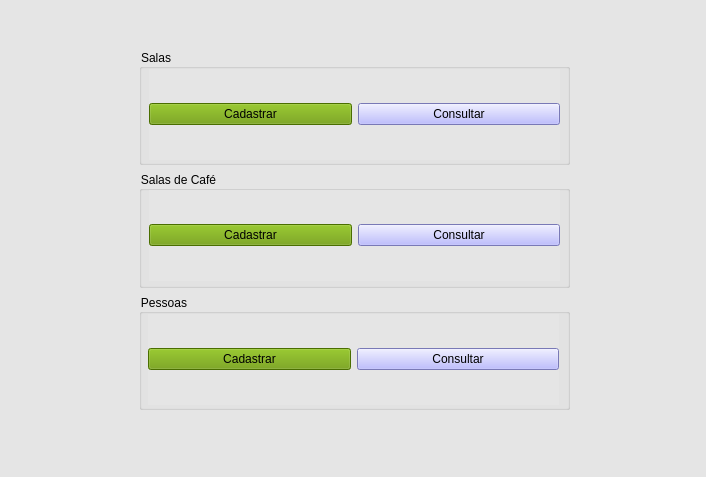
<?xml version="1.0" encoding="UTF-8"?>
<ui version="4.0">
 <class>MainWindow</class>
 <widget class="QMainWindow" name="MainWindow">
  <property name="geometry">
   <rect>
    <x>0</x>
    <y>0</y>
    <width>706</width>
    <height>477</height>
   </rect>
  </property>
  <property name="minimumSize">
   <size>
    <width>706</width>
    <height>477</height>
   </size>
  </property>
  <property name="maximumSize">
   <size>
    <width>706</width>
    <height>477</height>
   </size>
  </property>
  <property name="windowTitle">
   <string>Desafio</string>
  </property>
  <property name="windowIcon">
   <iconset>
    <normaloff>../../Downloads/networking (1).png</normaloff>../../Downloads/networking (1).png</iconset>
  </property>
  <property name="autoFillBackground">
   <bool>false</bool>
  </property>
  <property name="styleSheet">
   <string notr="true">background-color: rgb(229, 229, 229);</string>
  </property>
  <property name="iconSize">
   <size>
    <width>30</width>
    <height>30</height>
   </size>
  </property>
  <widget class="QWidget" name="centralwidget">
   <property name="styleSheet">
    <string notr="true"/>
   </property>
   <widget class="QWidget" name="gridLayoutWidget">
    <property name="geometry">
     <rect>
      <x>39</x>
      <y>29</y>
      <width>631</width>
      <height>391</height>
     </rect>
    </property>
    <layout class="QGridLayout" name="gridLayout">
     <property name="leftMargin">
      <number>100</number>
     </property>
     <property name="topMargin">
      <number>20</number>
     </property>
     <property name="rightMargin">
      <number>100</number>
     </property>
     <property name="bottomMargin">
      <number>10</number>
     </property>
     <item row="0" column="0">
      <widget class="QGroupBox" name="groupBoxSalas">
       <property name="styleSheet">
        <string notr="true">font: 75 9pt &quot;MS Shell Dlg 2&quot;;
</string>
       </property>
       <property name="title">
        <string>Salas</string>
       </property>
       <widget class="QWidget" name="horizontalLayoutWidget">
        <property name="geometry">
         <rect>
          <x>10</x>
          <y>20</y>
          <width>411</width>
          <height>91</height>
         </rect>
        </property>
        <layout class="QHBoxLayout" name="horizontalLayout">
         <item>
          <widget class="QPushButton" name="salasBtnCadastrar">
           <property name="styleSheet">
            <string notr="true">background-color: rgb(103, 154, 0);</string>
           </property>
           <property name="text">
            <string>Cadastrar</string>
           </property>
          </widget>
         </item>
         <item>
          <widget class="QPushButton" name="salasBtnConsultar">
           <property name="styleSheet">
            <string notr="true">background-color: rgb(170, 170, 255);</string>
           </property>
           <property name="text">
            <string>Consultar</string>
           </property>
          </widget>
         </item>
        </layout>
       </widget>
      </widget>
     </item>
     <item row="1" column="0">
      <widget class="QGroupBox" name="groupBoxSalasCafe">
       <property name="styleSheet">
        <string notr="true">font: 75 9pt &quot;MS Shell Dlg 2&quot;;</string>
       </property>
       <property name="title">
        <string>Salas de Café</string>
       </property>
       <widget class="QWidget" name="horizontalLayoutWidget_2">
        <property name="geometry">
         <rect>
          <x>10</x>
          <y>19</y>
          <width>411</width>
          <height>91</height>
         </rect>
        </property>
        <layout class="QHBoxLayout" name="horizontalLayout_2">
         <item>
          <widget class="QPushButton" name="salasCafeBtnCadastrar">
           <property name="styleSheet">
            <string notr="true">background-color: rgb(103, 154, 0);</string>
           </property>
           <property name="text">
            <string>Cadastrar</string>
           </property>
          </widget>
         </item>
         <item>
          <widget class="QPushButton" name="salasCafeBtnConsultar">
           <property name="styleSheet">
            <string notr="true">background-color: rgb(170, 170, 255);</string>
           </property>
           <property name="text">
            <string>Consultar</string>
           </property>
          </widget>
         </item>
        </layout>
       </widget>
      </widget>
     </item>
     <item row="2" column="0">
      <widget class="QGroupBox" name="groupBoxPessoas">
       <property name="styleSheet">
        <string notr="true">font: 75 9pt &quot;MS Shell Dlg 2&quot;;</string>
       </property>
       <property name="title">
        <string>Pessoas</string>
       </property>
       <widget class="QWidget" name="horizontalLayoutWidget_3">
        <property name="geometry">
         <rect>
          <x>9</x>
          <y>20</y>
          <width>411</width>
          <height>91</height>
         </rect>
        </property>
        <layout class="QHBoxLayout" name="horizontalLayout_3">
         <item>
          <widget class="QPushButton" name="pessoasBtnCadastrar">
           <property name="styleSheet">
            <string notr="true">background-color: rgb(103, 154, 0);</string>
           </property>
           <property name="text">
            <string>Cadastrar</string>
           </property>
          </widget>
         </item>
         <item>
          <widget class="QPushButton" name="pessoasBtnConsultar">
           <property name="styleSheet">
            <string notr="true">background-color: rgb(170, 170, 255);</string>
           </property>
           <property name="text">
            <string>Consultar</string>
           </property>
          </widget>
         </item>
        </layout>
       </widget>
      </widget>
     </item>
    </layout>
   </widget>
  </widget>
  <widget class="QStatusBar" name="statusbar"/>
  <action name="actionCadastrar">
   <property name="text">
    <string>Cadastrar</string>
   </property>
  </action>
  <action name="actionConsultar">
   <property name="text">
    <string>Consultar</string>
   </property>
  </action>
  <action name="actionCadastrar_2">
   <property name="text">
    <string>Cadastrar</string>
   </property>
  </action>
  <action name="actionConsultar_2">
   <property name="text">
    <string>Consultar</string>
   </property>
  </action>
  <action name="actionCadastrar_3">
   <property name="text">
    <string>Cadastrar</string>
   </property>
  </action>
  <action name="actionConsutlar">
   <property name="text">
    <string>Consultar</string>
   </property>
  </action>
 </widget>
 <resources/>
 <connections/>
</ui>
